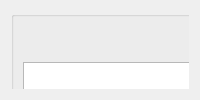
     <widget class="QWidget" name="Bond">
      <attribute name="title">
       <string>Bond</string>
      </attribute>
      <layout class="QGridLayout" name="gridLayout_7">
       <item row="0" column="0">
        <widget class="QWidget" name="widget_11" native="true">
         <widget class="QWidget" name="layoutWidget_10">
          <property name="geometry">
           <rect>
            <x>0</x>
            <y>0</y>
            <width>741</width>
            <height>151</height>
           </rect>
          </property>
          <layout class="QVBoxLayout" name="verticalLayout_13">
           <item>
            <widget class="ISTAR::GUI::GroupBox" name="gb_operateStepDesc_9">
             <property name="title">
              <string/>
             </property>
             <layout class="QGridLayout" name="gridLayout_38">
              <property name="topMargin">
               <number>45</number>
              </property>
              <item row="0" column="0">
               <widget class="QTextBrowser" name="textBrowser_9"/>
              </item>
             </layout>
            </widget>
           </item>
          </layout>
         </widget>
         <widget class="ISTAR::GUI::GroupBox" name="gb_bondingProcess">
          <property name="geometry">
           <rect>
            <x>0</x>
            <y>160</y>
            <width>741</width>
            <height>531</height>
           </rect>
          </property>
          <property name="sizePolicy">
           <sizepolicy hsizetype="Preferred" vsizetype="Preferred">
            <horstretch>0</horstretch>
            <verstretch>0</verstretch>
           </sizepolicy>
          </property>
          <property name="minimumSize">
           <size>
            <width>0</width>
            <height>0</height>
           </size>
          </property>
          <property name="maximumSize">
           <size>
            <width>16777215</width>
            <height>16777215</height>
           </size>
          </property>
          <widget class="ISTAR::GUI::TableWidget" name="tw_bondingProcess">
           <property name="geometry">
            <rect>
             <x>10</x>
             <y>50</y>
             <width>721</width>
             <height>471</height>
            </rect>
           </property>
           <property name="editTriggers">
            <set>QAbstractItemView::NoEditTriggers</set>
           </property>
           <attribute name="horizontalHeaderMinimumSectionSize">
            <number>24</number>
           </attribute>
           <attribute name="horizontalHeaderDefaultSectionSize">
            <number>118</number>
           </attribute>
           <column>
            <property name="text">
             <string>Command</string>
            </property>
           </column>
           <column>
            <property name="text">
             <string>P1</string>
            </property>
           </column>
           <column>
            <property name="text">
             <string>P2</string>
            </property>
           </column>
           <column>
            <property name="text">
             <string>P3</string>
            </property>
           </column>
           <column>
            <property name="text">
             <string>P4</string>
            </property>
           </column>
           <column>
            <property name="text">
             <string>P5</string>
            </property>
           </column>
          </widget>
         </widget>
         <widget class="ISTAR::GUI::GroupBox" name="groupBox">
          <property name="geometry">
           <rect>
            <x>750</x>
            <y>160</y>
            <width>781</width>
            <height>531</height>
           </rect>
          </property>
          <property name="minimumSize">
           <size>
            <width>150</width>
            <height>0</height>
           </size>
          </property>
          <property name="font">
           <font>
            <family>HarmonyOS Sans</family>
            <pointsize>12</pointsize>
           </font>
          </property>
          <property name="title">
           <string/>
          </property>
          <widget class="QLabel" name="lbl_Status_2">
           <property name="geometry">
            <rect>
             <x>10</x>
             <y>10</y>
             <width>121</width>
             <height>30</height>
            </rect>
           </property>
           <property name="minimumSize">
            <size>
             <width>0</width>
             <height>30</height>
            </size>
           </property>
           <property name="maximumSize">
            <size>
             <width>16777215</width>
             <height>30</height>
            </size>
           </property>
           <property name="font">
            <font>
             <family>HarmonyOS Sans</family>
             <pointsize>12</pointsize>
             <weight>75</weight>
             <bold>true</bold>
            </font>
           </property>
           <property name="text">
            <string>Bond Curve</string>
           </property>
          </widget>
          <widget class="QWidget" name="layoutWidget_13">
           <property name="geometry">
            <rect>
             <x>10</x>
             <y>50</y>
             <width>201</width>
             <height>141</height>
            </rect>
           </property>
           <layout class="QVBoxLayout" name="verticalLayout_15">
            <item>
             <widget class="QLabel" name="label">
              <property name="text">
               <string>Y Axis Display</string>
              </property>
             </widget>
            </item>
            <item>
             <widget class="QCheckBox" name="ckb_upChuckTemperature">
              <property name="font">
               <font>
                <family>HarmonyOS Sans</family>
                <pointsize>12</pointsize>
               </font>
              </property>
              <property name="styleSheet">
               <string notr="true">color:rgb(200, 0, 0);</string>
              </property>
              <property name="text">
               <string>Up Chuck Temperature</string>
              </property>
              <property name="checked">
               <bool>true</bool>
              </property>
             </widget>
            </item>
            <item>
             <widget class="QCheckBox" name="ckb_downChuckTemperature">
              <property name="font">
               <font>
                <family>HarmonyOS Sans</family>
                <pointsize>12</pointsize>
                <stylestrategy>PreferDefault</stylestrategy>
               </font>
              </property>
              <property name="styleSheet">
               <string notr="true">color:rgb(0, 200, 0);</string>
              </property>
              <property name="text">
               <string>Down Chuck Temperature</string>
              </property>
              <property name="checked">
               <bool>true</bool>
              </property>
             </widget>
            </item>
            <item>
             <widget class="QCheckBox" name="ckb_bondForce">
              <property name="font">
               <font>
                <family>HarmonyOS Sans</family>
                <pointsize>12</pointsize>
               </font>
              </property>
              <property name="styleSheet">
               <string notr="true">color:rgb(0, 0, 200);</string>
              </property>
              <property name="text">
               <string>Bond Force</string>
              </property>
              <property name="checked">
               <bool>true</bool>
              </property>
             </widget>
            </item>
           </layout>
          </widget>
          <widget class="QFrame" name="frm_Plot">
           <property name="geometry">
            <rect>
             <x>130</x>
             <y>20</y>
             <width>631</width>
             <height>501</height>
            </rect>
           </property>
           <property name="sizePolicy">
            <sizepolicy hsizetype="Expanding" vsizetype="Expanding">
             <horstretch>0</horstretch>
             <verstretch>0</verstretch>
            </sizepolicy>
           </property>
           <property name="frameShape">
            <enum>QFrame::StyledPanel</enum>
           </property>
           <property name="frameShadow">
            <enum>QFrame::Raised</enum>
           </property>
          </widget>
         </widget>
         <widget class="ISTAR::GUI::GroupBox" name="gb_result_9">
          <property name="geometry">
           <rect>
            <x>750</x>
            <y>0</y>
            <width>389</width>
            <height>86</height>
           </rect>
          </property>
          <property name="title">
           <string/>
          </property>
          <layout class="QGridLayout" name="gridLayout_52">
           <property name="topMargin">
            <number>45</number>
           </property>
           <item row="2" column="1">
            <widget class="QDoubleSpinBox" name="dsb_runElapsedTime_bond">
             <property name="minimumSize">
              <size>
               <width>160</width>
               <height>30</height>
              </size>
             </property>
             <property name="maximumSize">
              <size>
               <width>160</width>
               <height>30</height>
              </size>
             </property>
             <property name="alignment">
              <set>Qt::AlignCenter</set>
             </property>
             <property name="buttonSymbols">
              <enum>QAbstractSpinBox::NoButtons</enum>
             </property>
             <property name="decimals">
              <number>3</number>
             </property>
             <property name="minimum">
              <double>-9999.000000000000000</double>
             </property>
             <property name="maximum">
              <double>9999.000000000000000</double>
             </property>
            </widget>
           </item>
           <item row="2" column="0">
            <widget class="QLabel" name="label_52">
             <property name="minimumSize">
              <size>
               <width>120</width>
               <height>30</height>
              </size>
             </property>
             <property name="maximumSize">
              <size>
               <width>16777215</width>
               <height>30</height>
              </size>
             </property>
             <property name="text">
              <string>Elapsed Time:</string>
             </property>
             <property name="alignment">
              <set>Qt::AlignRight|Qt::AlignTrailing|Qt::AlignVCenter</set>
             </property>
            </widget>
           </item>
           <item row="2" column="2">
            <widget class="QLabel" name="label_70">
             <property name="minimumSize">
              <size>
               <width>30</width>
               <height>30</height>
              </size>
             </property>
             <property name="maximumSize">
              <size>
               <width>30</width>
               <height>30</height>
              </size>
             </property>
             <property name="text">
              <string>s</string>
             </property>
             <property name="alignment">
              <set>Qt::AlignLeading|Qt::AlignLeft|Qt::AlignVCenter</set>
             </property>
            </widget>
           </item>
          </layout>
         </widget>
        </widget>
       </item>
      </layout>
     </widget>
